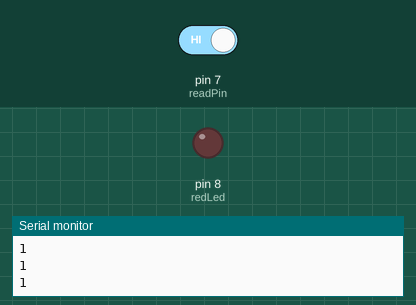
Bench run of a sketch on a simulated Arduino Uno, built with avr-gcc and run on an emulated ATmega328P. Shown: output pins drawn as LEDs (lit = HIGH), the last lines printed to the serial monitor. Dashed ring = blinking. The inputs (shaded band) are chosen by the test bench; at power-on: pin 7 (readPin) HIGH.

Above: at 1.2 s.
1.3 s: pin 7 (readPin) driven LOW
At 1.7 s:
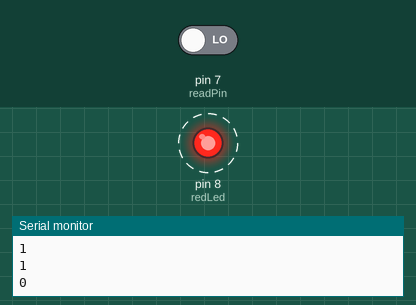
4.3 s: pin 7 (readPin) driven HIGH
At 6.5 s:
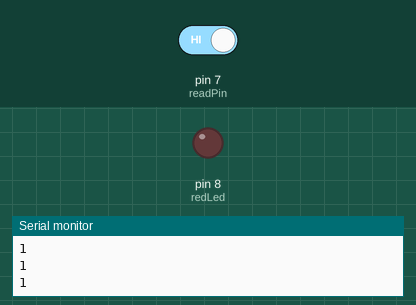
Timing chart, 0 to 8.0 s (numbered marks = the images above; inputs shaded):
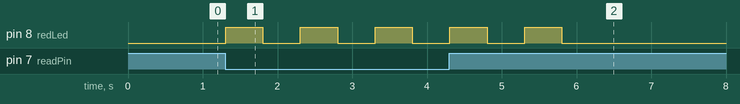

Measured:
- after the input at 1.3 s, pin 8 (redLed): alternates HIGH for 0.50 s and LOW for 0.50 s, starting at once
- after the input at 4.3 s, pin 8 (redLed): goes on until 5.8 s, then stays LOW

The sketch:

pushbutton_control.ino
```cpp
int readPin = 7;
int redLed = 8;
int pushStatus;
int wait = 500;
void setup() {
  // put your setup code here, to run once:
Serial.begin(9600);
pinMode(readPin, INPUT);
pinMode(redLed, OUTPUT);
}

void loop() {
  // put your main code here, to run repeatedly:
  pushStatus = digitalRead(readPin);
  Serial.println(pushStatus);
  if(pushStatus == LOW)
  {
    for (int i = 0; i < 5; i++)
    {
      digitalWrite(redLed, HIGH);
      delay(wait);
      digitalWrite(redLed, LOW);
      delay(wait);
    }
  }

}
```
